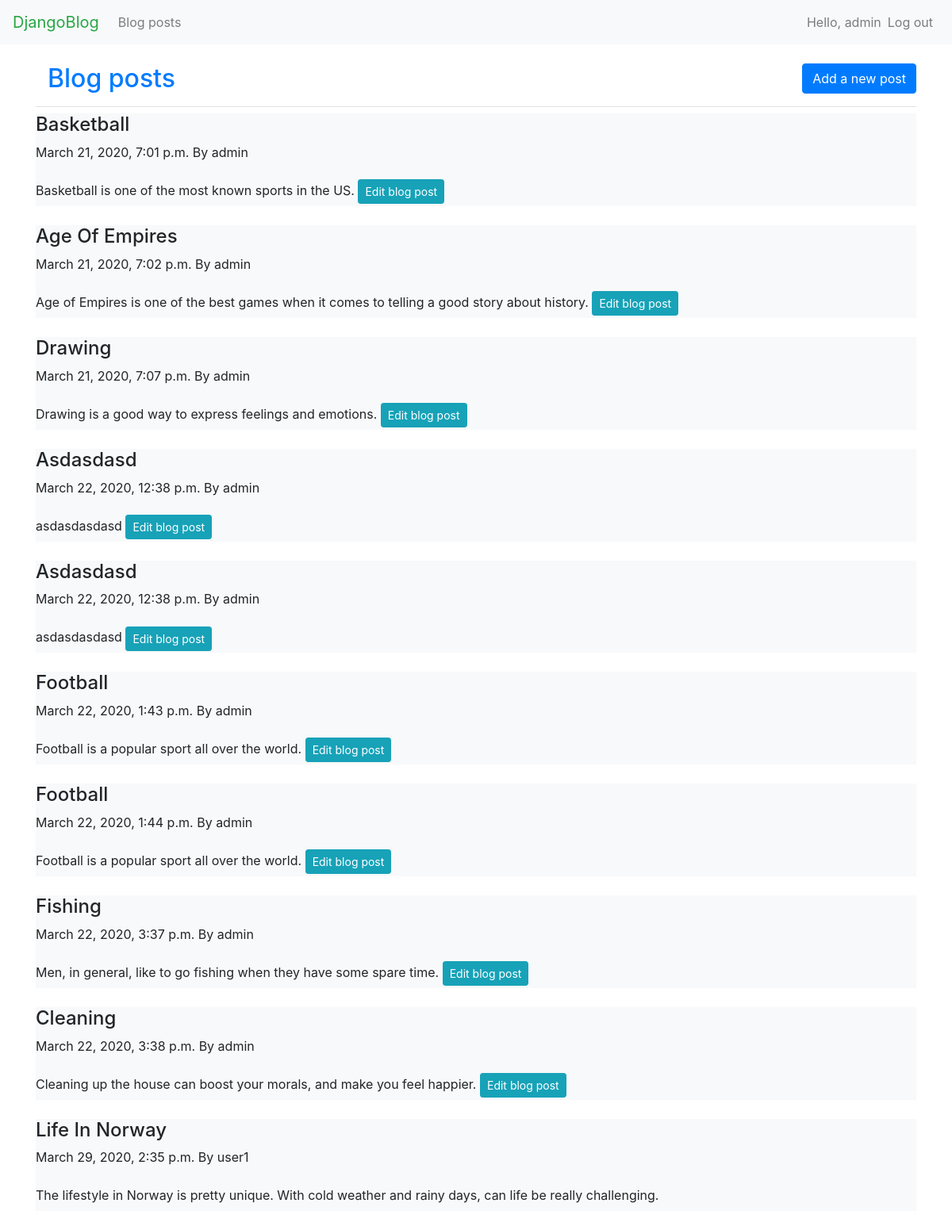
Screenshot of /blog_posts/ (signed in) with the database file from the repository.
### blogs/models.py (models this page shows, shortened)
class BlogPost(models.Model):
    category = models.CharField(max_length=100)
    title = models.CharField(max_length=200)
    text = models.TextField()
    date_added = models.DateTimeField(auto_now_add=True)
    owner = models.ForeignKey(User,on_delete=models.CASCADE)

### blogs/views.py (the view)
# urls.py: path('blog_posts/',views.blog_posts,name='blog_posts'),
def blog_posts(request):
    blogs = BlogPost.objects.all()
    user = request.user
    context = {'blogs':blogs,'user':user}
    return render(request,'blogs/blog_posts.html',context)

### blogs/templates/blogs/blog_posts.html (shortened to what this page needs)
{% extends 'blogs/base.html' %}
{% block page_header %}
<div class="container-lg">
    <div class="row">
        <div class="col">
            <h2 class="text-primary">Blog posts</h2>
        </div>
        <div class="col-mr-auto">
    <h3><a class="btn btn-primary btn-md"
       href="{% url 'blogs:new_blog' %}">Add a new post</a></h3>
        </div>
    </div>
</div>
{% endblock page_header %}
{% block content %}
<ul class="navbar-nav">
    {% for blog in blogs %}
    <div class="bg-light pd-2 mb-4">
        <li class="nav-item">
            <h4>{{blog.title.title}}</h4>
            <p>{{blog.date_added}} By {{blog.owner}}</p>
            <span class="navbar-text">{{blog.text}}</span>
            {% if blog.owner == user %}
            <a class="btn btn-sm btn-info"
                href="{% url 'blogs:edit_blog' blog.id %}">Edit blog post</a>
            {% endif %}
        </li>
    </div>
    {% empty %}
    <p>No blogs were add</p>
    {% endfor %}
</ul>
{% endblock content %}

### blogs/templates/blogs/base.html (shortened to what this page needs)
<!DOCTYPE html>
<html lang="en">
  <head>
    {% load bootstrap4 %}
    {% bootstrap_css %}
  </head>
<body>
<nav class="navbar navbar-expand-md sticky-top navbar-light bg-light mb-4 pb-2">
    <a class="navbar-brand text-success"
       href="{% url 'blogs:index' %}">DjangoBlog</a>
    <div class="collapse navbar-collapse" id="navbarCollapse">
            <ul class="navbar-nav mr-auto">
                <li class="nav-item">
                    <a class="nav-link"
                       href="{% url 'blogs:blog_posts' %}">Blog posts</a></li>
            </ul>
            <ul class="navbar-nav ml-auto">
                {% if user.is_authenticated %}
                <li class="nav-item"><span class="navbar-text">
                     Hello, {{user.username}}</span></li>
                <li class="nav-item">
                    <a class="nav-link"
                       href="{% url 'users:logout' %}">Log out</a></li>
                 {% endif %}
            </ul>
    </div>
</nav>
<main role="main" class="container">
    <div class="pb-2 mb-2 border-bottom">
        {% block page_header %} {% endblock page_header %}
    </div>
    <div>
        {% block content %} {% endblock content %}
    </div>
</main>
</body>
</html>

### rows the page displays
BlogPost: title "Basketball", date_added "March 21, 2020, 7:01 p.m.", owner "admin", text "Basketball is one of the most known sports in the US.", shows "Edit blog post"
BlogPost: title "Age Of Empires", date_added "March 21, 2020, 7:02 p.m.", owner "admin", text "Age of Empires is one of the best games when it comes to telling a good story about history.", shows "Edit blog post"
BlogPost: title "Drawing", date_added "March 21, 2020, 7:07 p.m.", owner "admin", text "Drawing is a good way to express feelings and emotions.", shows "Edit blog post"
BlogPost: title "Asdasdasd", date_added "March 22, 2020, 12:38 p.m.", owner "admin", text "asdasdasdasd", shows "Edit blog post"
BlogPost: title "Asdasdasd", date_added "March 22, 2020, 12:38 p.m.", owner "admin", text "asdasdasdasd", shows "Edit blog post"
BlogPost: title "Football", date_added "March 22, 2020, 1:43 p.m.", owner "admin", text "Football is a popular sport all over the world.", shows "Edit blog post"
BlogPost: title "Football", date_added "March 22, 2020, 1:44 p.m.", owner "admin", text "Football is a popular sport all over the world.", shows "Edit blog post"
BlogPost: title "Fishing", date_added "March 22, 2020, 3:37 p.m.", owner "admin", text "Men, in general, like to go fishing when they have some spare time.", shows "Edit blog post"
BlogPost: title "Cleaning", date_added "March 22, 2020, 3:38 p.m.", owner "admin", text "Cleaning up the house can boost your morals, and make you feel happier.", shows "Edit blog post"
BlogPost: title "Life In Norway", date_added "March 29, 2020, 2:35 p.m.", owner "user1", text "The lifestyle in Norway is pretty unique. With cold weather and rainy days, can life be really challenging."

### other values shown
{{ user.username }} "admin"
